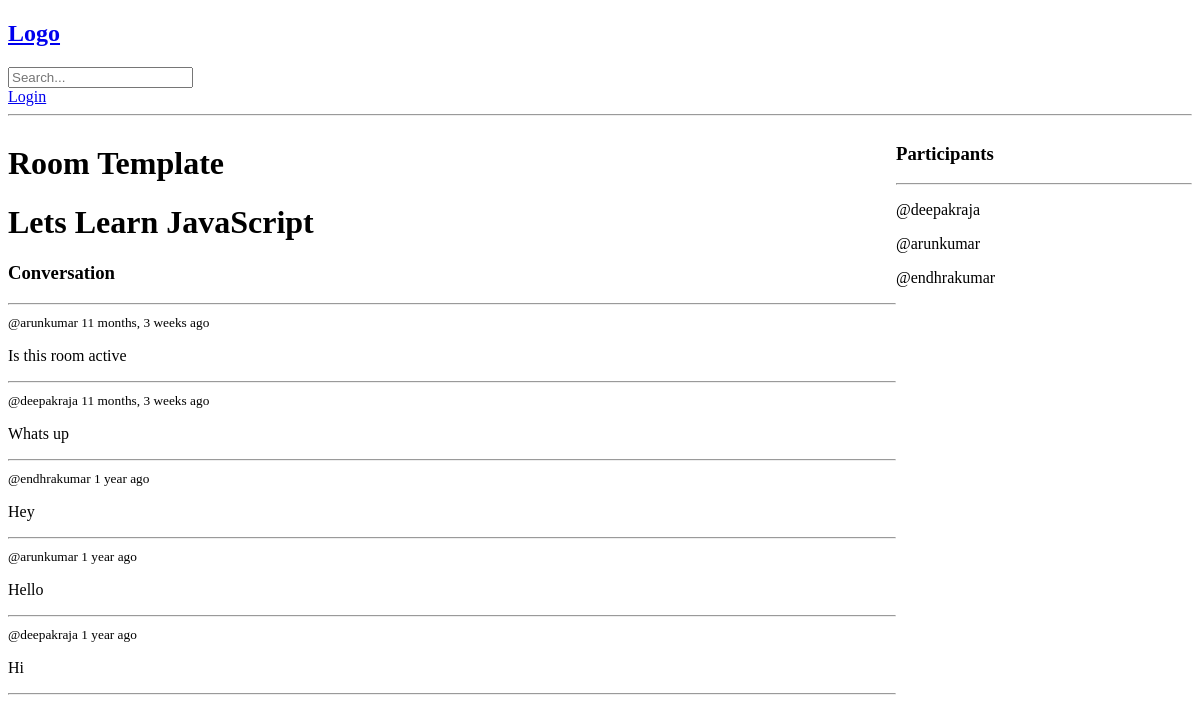
Page /room/1 on the earlier database version.
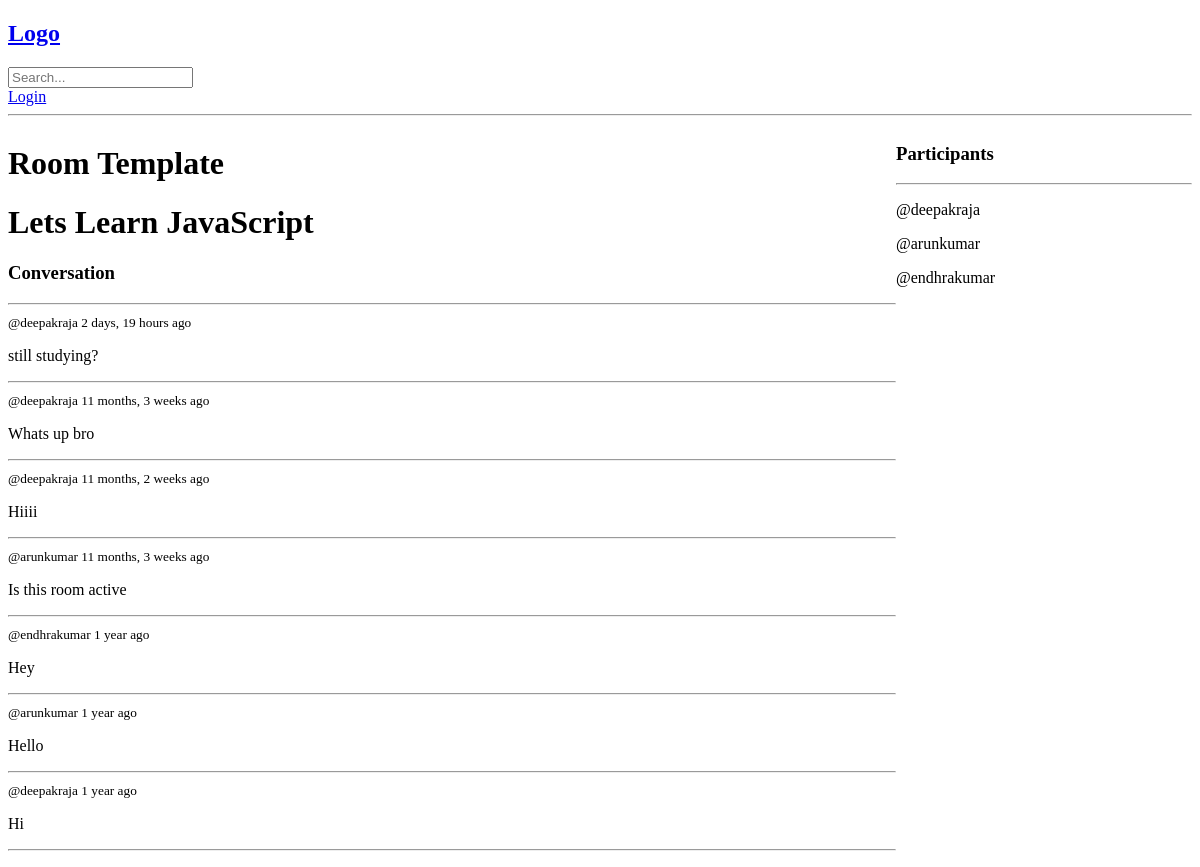
Same page on the later database version.
### base/models.py (models this page shows, shortened)
class Message(models.Model):
    room = models.ForeignKey(Room, on_delete=models.CASCADE)
    user = models.ForeignKey(User, on_delete=models.CASCADE)
    body = models.TextField()
    updated = models.DateTimeField(auto_now=True)
    created = models.DateTimeField(auto_now_add=True)
    class Meta:
        ordering = ['-updated', '-created']

### base/views.py (the view, shortened to what this page needs)
# urls.py: path('room/<str:pk>', views.room, name='room'),
def room(request, pk):
    print('printing pk: %s' % pk)
    current_room = Room.objects.get(id=pk)
    room_messages = current_room.message_set.all()
    participants = current_room.participants.all()
    context = {'room': current_room, 'room_messages': room_messages,
               'participants': participants}
    return render(request, 'base/room.html', context=context)

### base/templates/base/room.html (shortened to what this page needs)
{% extends 'main.html' %} {% block content %}
<div class="room-container">
  <div>
    <h1>Room Template</h1>
    <h1>{{room.name}}</h1>
    <div class="comment-wrapper">
      <h3>Conversation</h3>
      <hr />
      {% for message in room_messages %}
      <div>
        <small>@{{message.user}} {{message.created|timesince}} ago</small>
        <p>{{message.body}}</p>
        <hr />
      </div>
      {% endfor %}
    </div>
  </div>
  <div>
    <h3>Participants</h3>
    <hr />
    {% for user in participants%}
    <p>@{{user.username}}</p>
    {% endfor %}
  </div>
</div>
{% endblock content %}

Differences in the rows shown:
added Message: user "deepakraja", created "2 days, 19 hours", body "still studying?"
changed Message: body "Whats up" → "Whats up bro"; moves up the list
added Message: user "deepakraja", created "11 months, 2 weeks", body "Hiiii"
